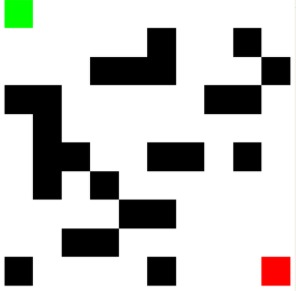
#> input picture maze_original.png, 296 x 291 px, found by its file name
$ python main.py
#> lines starting #> are read from the running program, lines starting #| are printed output that depends on the picture; after the words box and inside, x2 and y2 are one past the last pixel; in counts of white or black regions, pixels touching at a corner belong together
import cv2
import numpy as np
from collections import deque


def solve_maze(image_path):
    # Carrega imagem
#> called with image_path = 'C:\\maze_resolve\\maze_original.png'
    img = cv2.imread(image_path)
#> img is the input picture: shape (291, 296, 3); mean B, G, R 191.7, 194, 194.1
    if img is None:
        raise FileNotFoundError(f"Imagem não encontrada: {image_path}")

    # Redimensiona para facilitar processamento (ajuste se necessário)
    resized = cv2.resize(img, (100, 100), interpolation=cv2.INTER_NEAREST)
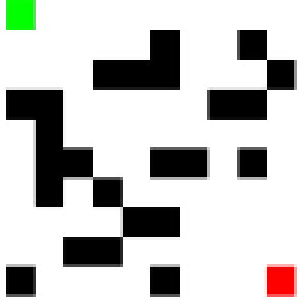
#> resized: shape (100, 100, 3) (shown 3 times larger); mean B, G, R 191.5, 193.9, 193.9

    # Define máscaras de cor
    lower_white = np.array([200, 200, 200])
    upper_white = np.array([255, 255, 255])

    lower_black = np.array([0, 0, 0])
    upper_black = np.array([50, 50, 50])

    lower_green = np.array([0, 200, 0])
    upper_green = np.array([100, 255, 100])

    lower_red = np.array([0, 0, 200])
    upper_red = np.array([100, 100, 255])

    # Gera máscara para caminhos e paredes
    mask_path = cv2.inRange(resized, lower_white, upper_white)
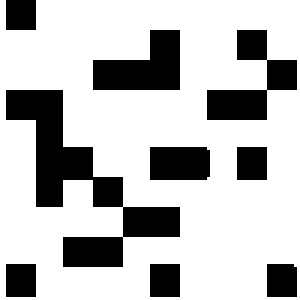
#> mask_path: shape (100, 100) (shown 3 times larger); 74% white; 9 black regions, largest, box (x1, y1, x2, y2) and area: (2, 30, 60, 89) 1051, (69, 10, 99, 40) 400, (31, 10, 60, 30) 390
    mask_wall = cv2.inRange(resized, lower_black, upper_black)
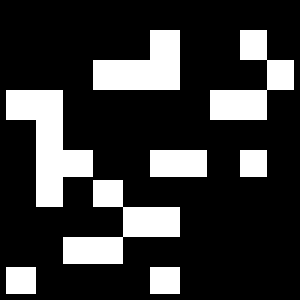
#> mask_wall: shape (100, 100) (shown 3 times larger); 21.9% white; 8 white regions, largest, box (x1, y1, x2, y2) and area: (2, 30, 31, 69) 541, (21, 60, 60, 88) 460, (31, 10, 60, 30) 390

    # Detecta início (verde)
    mask_start = cv2.inRange(resized, lower_green, upper_green)
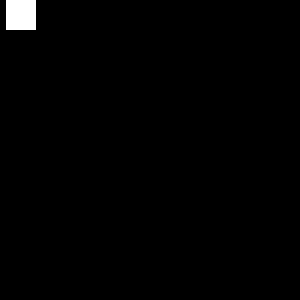
#> mask_start: shape (100, 100) (shown 3 times larger); 1% white; 1 white region, box (x1, y1, x2, y2) and area: (2, 0, 12, 10) 100
    start_pos = np.column_stack(np.where(mask_start > 0))
#> start_pos = 100 pairs, first value 0 to 9, second value 2 to 11
    if start_pos.size == 0:
        raise ValueError("Início (verde) não encontrado na imagem.")
    start = tuple(start_pos[0])
#> start = (0, 2)

    # Detecta fim (vermelho)
    mask_end = cv2.inRange(resized, lower_red, upper_red)
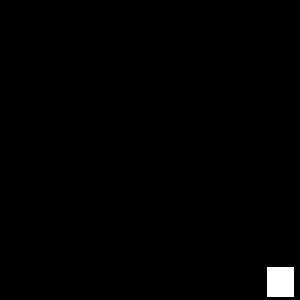
#> mask_end: shape (100, 100) (shown 3 times larger); 0.9% white; 1 white region, box (x1, y1, x2, y2) and area: (89, 89, 98, 99) 90
    end_pos = np.column_stack(np.where(mask_end > 0))
#> end_pos = 90 pairs, first value 89 to 98, second value 89 to 97
    if end_pos.size == 0:
        raise ValueError("Fim (vermelho) não encontrado na imagem.")
    end = tuple(end_pos[0])
#> end = (89, 89)

    # Gera matriz do labirinto: 1 = caminho, 0 = parede
    maze = (mask_path > 0).astype(np.uint8)

    # Garante que início e fim sejam marcados como caminho
    maze[start] = 1
    maze[end] = 1

    path = bfs(maze, start, end)
    if not path:
        return "Nenhum caminho encontrado."

    # Desenha o caminho na imagem original redimensionada
    for y, x in path:
        resized[y, x] = (255, 0, 255)  # magenta

    # Exibe resultado
    cv2.imshow("Labirinto Resolvido (BFS)", resized)
    cv2.waitKey(0)
    cv2.destroyAllWindows()

    return "Caminho encontrado com sucesso!"


def bfs(maze, start, end):
#> called with start = (0, 2), end = (89, 89)
    rows, cols = maze.shape
#> rows = 100; cols = 100
    visited = np.zeros_like(maze, dtype=bool)
    parent = {}

    queue = deque([start])
    visited[start] = True

    # cima, baixo, esquerda, direita
    directions = [(-1, 0), (1, 0), (0, -1), (0, 1)]

    while queue:
        current = queue.popleft()
        if current == end:
            break
        for dy, dx in directions:
            ny, nx = current[0] + dy, current[1] + dx
            if 0 <= ny < rows and 0 <= nx < cols:
                if maze[ny, nx] == 1 and not visited[ny, nx]:
                    visited[ny, nx] = True
                    parent[(ny, nx)] = current
                    queue.append((ny, nx))
#> this loop made 7291 passes
#> current on passes 1 to 3: (0, 2), (0, 1), (1, 1)
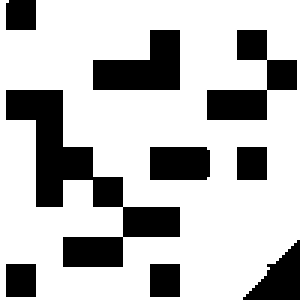
#> visited: shape (100, 100) bool (shown 3 times larger); 73.1% white; 9 black regions, largest, box (x1, y1, x2, y2) and area: (2, 30, 60, 89) 1051, (69, 10, 99, 40) 400, (31, 10, 60, 30) 390
#> after the loop, parent = 7308 items

    # Reconstrói caminho
    path = []
    node = end
#> node = (89, 89)
    while node != start:
        path.append(node)
        node = parent.get(node)
        if node is None:
            return []  # caminho não encontrado
#> this loop made 178 passes
#> node on passes 1 to 3: (89, 88), (89, 87), (89, 86)
#> after the loop, path = 178 pairs, first value 0 to 89, second value 1 to 89
    path.append(start)
    path.reverse()
    return path


# Exemplo de uso:
if __name__ == "__main__":
    resultado = solve_maze(r'C:\maze_resolve\maze_original.png')
#> in solve_maze, `path = bfs(maze, start, end)`: path = 179 pairs, first value 0 to 89, second value 1 to 89
#> the loop in solve_maze, `for y, x in path:` made 179 passes
#> after the loop in solve_maze, `for y, x in path:`:
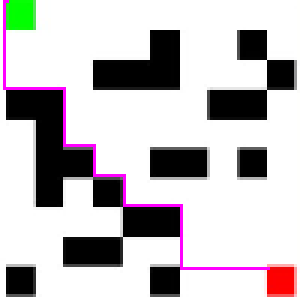
#> resized: shape (100, 100, 3) (shown 3 times larger); 1.79% of pixels changed, all inside (x1, y1, x2, y2) = (1, 0, 90, 90)
    print(resultado)
